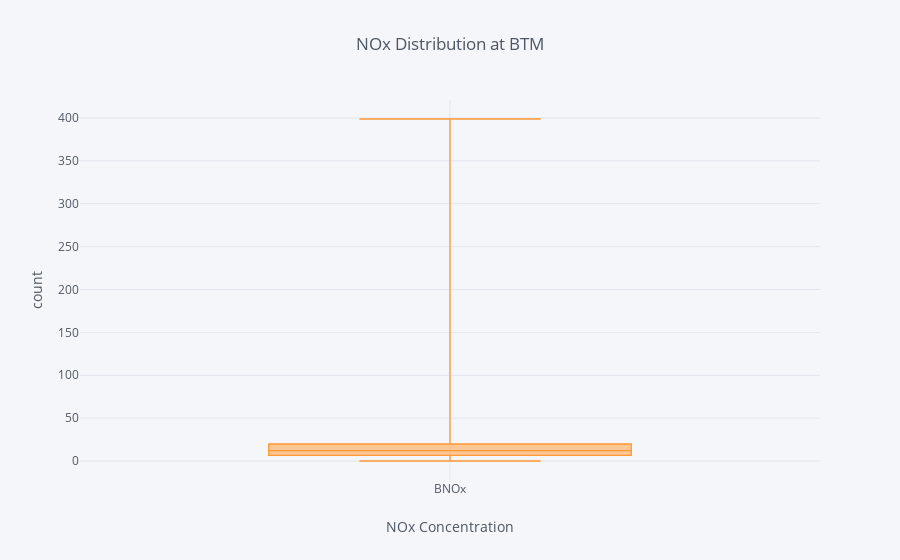

Notebook code cell kept with this figure:
### Code cell
b['BNOx'].iplot(kind='box', xTitle='NOx Concentration',mode = "lines+markers+text", 
                  yTitle='count', title='NOx Distribution at BTM')

### Figure 1 — Plotly figure (JSON) as saved in the notebook; plotly's stock layout.template omitted (floating-point values rounded to 4 significant figures; data arrays with more than 128 entries replaced by an {"elided": "..."} marker saying what was removed)
{"data": [{"boxpoints": false, "line": {"width": 1.3}, "marker": {"color": "rgba(255, 153, 51, 1.0)"}, "name": "BNOx", "orientation": "v", "type": "box", "uid": "2d508f59-5fad-42a2-8fdd-1d992d30cfbc", "y": {"elided": "16269 float values"}}], "layout": {"legend": {"bgcolor": "#F5F6F9", "font": {"color": "#4D5663"}}, "paper_bgcolor": "#F5F6F9", "plot_bgcolor": "#F5F6F9", "title": {"font": {"color": "#4D5663"}, "text": "NOx Distribution at BTM"}, "xaxis": {"gridcolor": "#E1E5ED", "showgrid": true, "tickfont": {"color": "#4D5663"}, "title": {"font": {"color": "#4D5663"}, "text": "NOx Concentration"}, "zerolinecolor": "#E1E5ED"}, "yaxis": {"gridcolor": "#E1E5ED", "showgrid": true, "tickfont": {"color": "#4D5663"}, "title": {"font": {"color": "#4D5663"}, "text": "count"}, "zerolinecolor": "#E1E5ED"}}}
